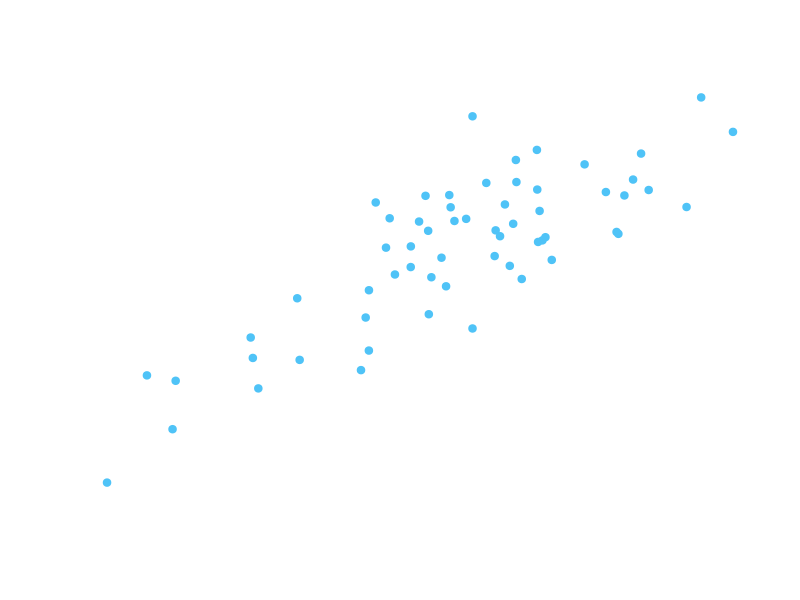
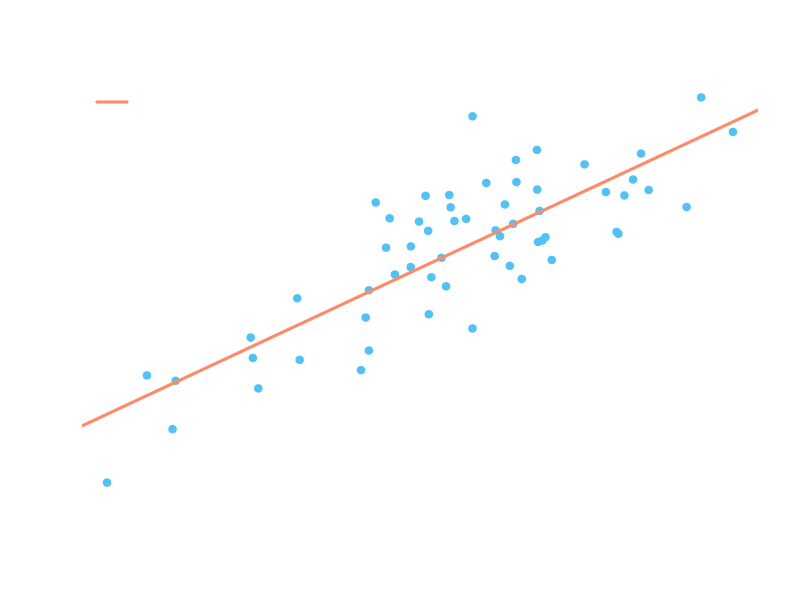
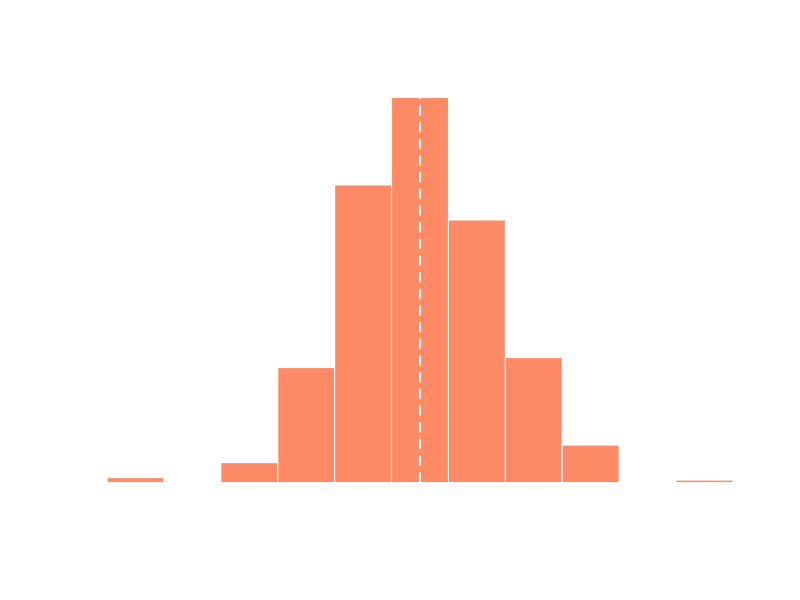
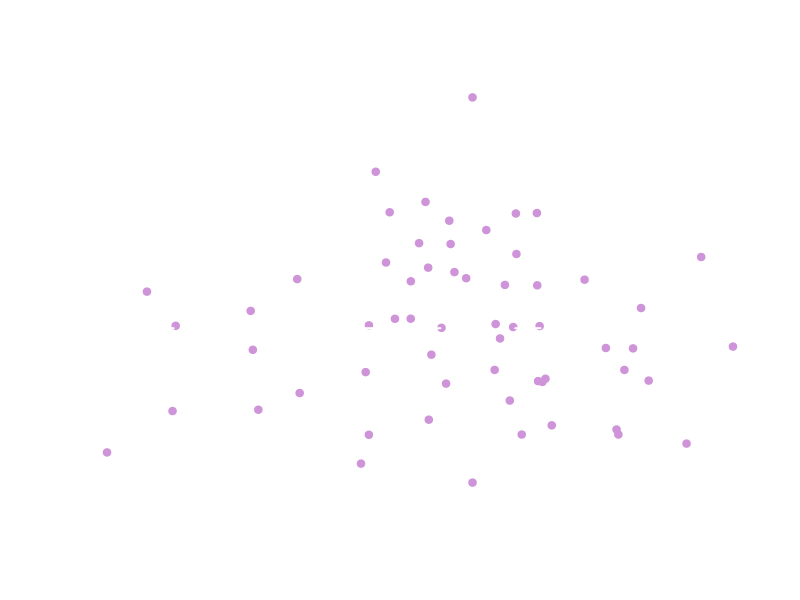

Reproduce these figures in R, in order.
## ---- chunk 1
#| fig-height: 4
set.seed(42)
x <- rnorm(60, mean = 5, sd = 1.5)
y <- 2 + 1.5 * x + rnorm(60, sd = 2)
plot(x, y,
     pch = 19, col = "#4FC3F7",
     xlab = "X", ylab = "Y",
     main = "Observed Y values",
     bg = "transparent",
     col.axis = "white",
     col.lab = "white",
     col.main = "white",
     fg = "white")
## ---- chunk 2
#| fig-height: 3.2
set.seed(42)
x <- rnorm(60, mean = 5, sd = 1.5)
y <- 2 + 1.5 * x + rnorm(60, sd = 2)
plot(x, y, pch = 19, col = "#4FC3F7",
     xlab = "X", ylab = "Y",
     main = "E[Y|X] — the conditional mean of Y",
     col.axis = "white", col.lab = "white",
     col.main = "white", fg = "white")
abline(lm(y ~ x), col = "#FF8A65", lwd = 3)
legend("topleft", legend = "E[Y|X] = βX", col = "#FF8A65",
       lwd = 3, bty = "n", text.col = "white")
## ---- chunk 3
#| fig-height: 4.5
set.seed(123)
betas <- replicate(500, {
  x <- rnorm(30, 5, 1.5)
  y <- 2 + 1.5 * x + rnorm(30, sd = 2)
  coef(lm(y ~ x))[2]
})
hist(betas, col = "#FF8A65", border = "white",
     main = "Distribution of β̂\nacross 500 samples",
     xlab = "Estimated β",
     col.axis = "white", col.lab = "white",
     col.main = "white", fg = "white")
abline(v = 1.5, col = "white", lwd = 2, lty = 2)
legend("topright", legend = "True β = 1.5",
       col = "white", lwd = 2, lty = 2,
       bty = "n", text.col = "white")
## ---- chunk 4
#| fig-height: 3
set.seed(42)
x <- rnorm(60, 5, 1.5)
y <- 2 + 1.5 * x + rnorm(60, sd = 2)
resid <- residuals(lm(y ~ x))
plot(x, resid, pch = 19, col = "#CE93D8",
     xlab = "X", ylab = "Residuals (proxy for ε)",
     main = "Residuals ≈ ε (but not equal!)",
     col.axis = "white", col.lab = "white",
     col.main = "white", fg = "white")
abline(h = 0, col = "white", lwd = 2, lty = 2)
